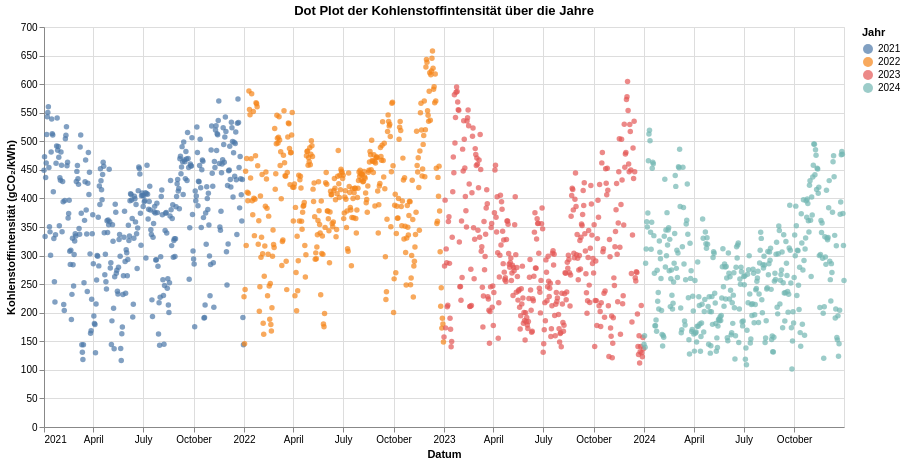

Notebook code cell kept with this figure:
### Code cell
import pandas as pd
import altair as alt

# Dateien einlesen
files = ["DE_2021_daily.csv", "DE_2022_daily.csv", "DE_2023_daily.csv", "DE_2024_daily.csv"]
df_list = [pd.read_csv(file) for file in files]

# Alle Jahre zusammenfügen
df = pd.concat(df_list, ignore_index=True)

# Datumsspalte umwandeln
df["Datetime (UTC)"] = pd.to_datetime(df["Datetime (UTC)"])

# Dot Plot erstellen
chart = alt.Chart(df).mark_circle().encode(
    x=alt.X("Datetime (UTC):T", title="Datum"),
    y=alt.Y("Carbon Intensity gCO₂eq/kWh (direct):Q", title="Kohlenstoffintensität (gCO₂/kWh)"),
    color=alt.Color("year(Datetime (UTC)):N", title="Jahr"),  # Farbige Punkte pro Jahr
    tooltip=["Datetime (UTC)", "Carbon Intensity gCO₂eq/kWh (direct)"]
).properties(
    title="Dot Plot der Kohlenstoffintensität über die Jahre",
    width=800,
    height=400
)

chart

### Figure 1 — Vega-Lite specification as saved in the notebook (floating-point values rounded to 4 significant figures; data arrays with more than 128 entries replaced by an {"elided": "..."} marker saying what was removed)
{"config": {"view": {"continuousWidth": 300, "continuousHeight": 300}}, "data": {"name": "data-824c661127a58a88240a762ce405ccd4"}, "mark": {"type": "circle"}, "encoding": {"color": {"field": "Datetime (UTC)", "timeUnit": "year", "title": "Jahr", "type": "nominal"}, "tooltip": [{"field": "Datetime (UTC)", "type": "temporal"}, {"field": "Carbon Intensity gCO₂eq/kWh (direct)", "type": "quantitative"}], "x": {"field": "Datetime (UTC)", "title": "Datum", "type": "temporal"}, "y": {"field": "Carbon Intensity gCO₂eq/kWh (direct)", "title": "Kohlenstoffintensität (gCO₂/kWh)", "type": "quantitative"}}, "height": 400, "title": "Dot Plot der Kohlenstoffintensität über die Jahre", "width": 800, "$schema": "https://vega.github.io/schema/vega-lite/v5.20.1.json", "datasets": {"data-824c661127a58a88240a762ce405ccd4": {"elided": "1461 records"}}}
